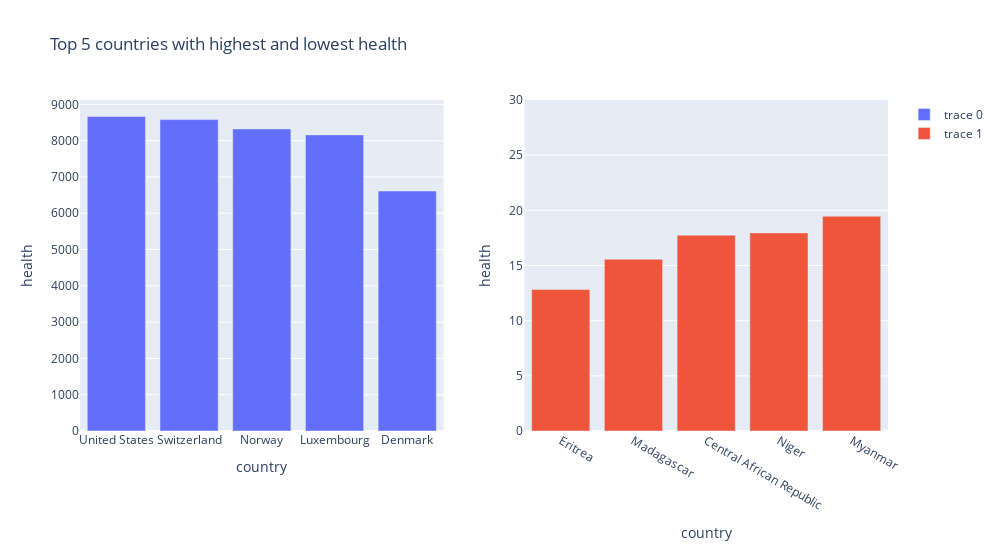

The code cell stored with this chart in its notebook:
### Markdown cell above
- Luxembourg has highest exports
- Myanmar has lowest exports

### Code cell
#Top 5 countries with highest and lowest health
pltt('health',[0,30])

### Figure 1 — Plotly figure (JSON) as saved in the notebook; plotly's stock layout.template omitted (floating-point values rounded to 4 significant figures)
{"data": [{"type": "bar", "x": ["United States", "Switzerland", "Norway", "Luxembourg", "Denmark"], "xaxis": "x", "y": [8664.0, 8579, 8323.0, 8158.0, 6612], "yaxis": "y"}, {"type": "bar", "x": ["Eritrea", "Madagascar", "Central African Republic", "Niger", "Myanmar"], "xaxis": "x2", "y": [12.82, 15.57, 17.75, 17.96, 19.46], "yaxis": "y2"}], "layout": {"height": 550, "title": {"text": "Top 5 countries with highest and lowest health"}, "width": 1000, "xaxis": {"anchor": "y", "domain": [0, 0.45], "title": {"text": "country"}}, "xaxis2": {"anchor": "y2", "domain": [0.55, 1], "title": {"text": "country"}}, "yaxis": {"anchor": "x", "domain": [0, 1], "title": {"text": "health"}}, "yaxis2": {"anchor": "x2", "domain": [0, 1], "range": [0, 30], "title": {"text": "health"}}}}
